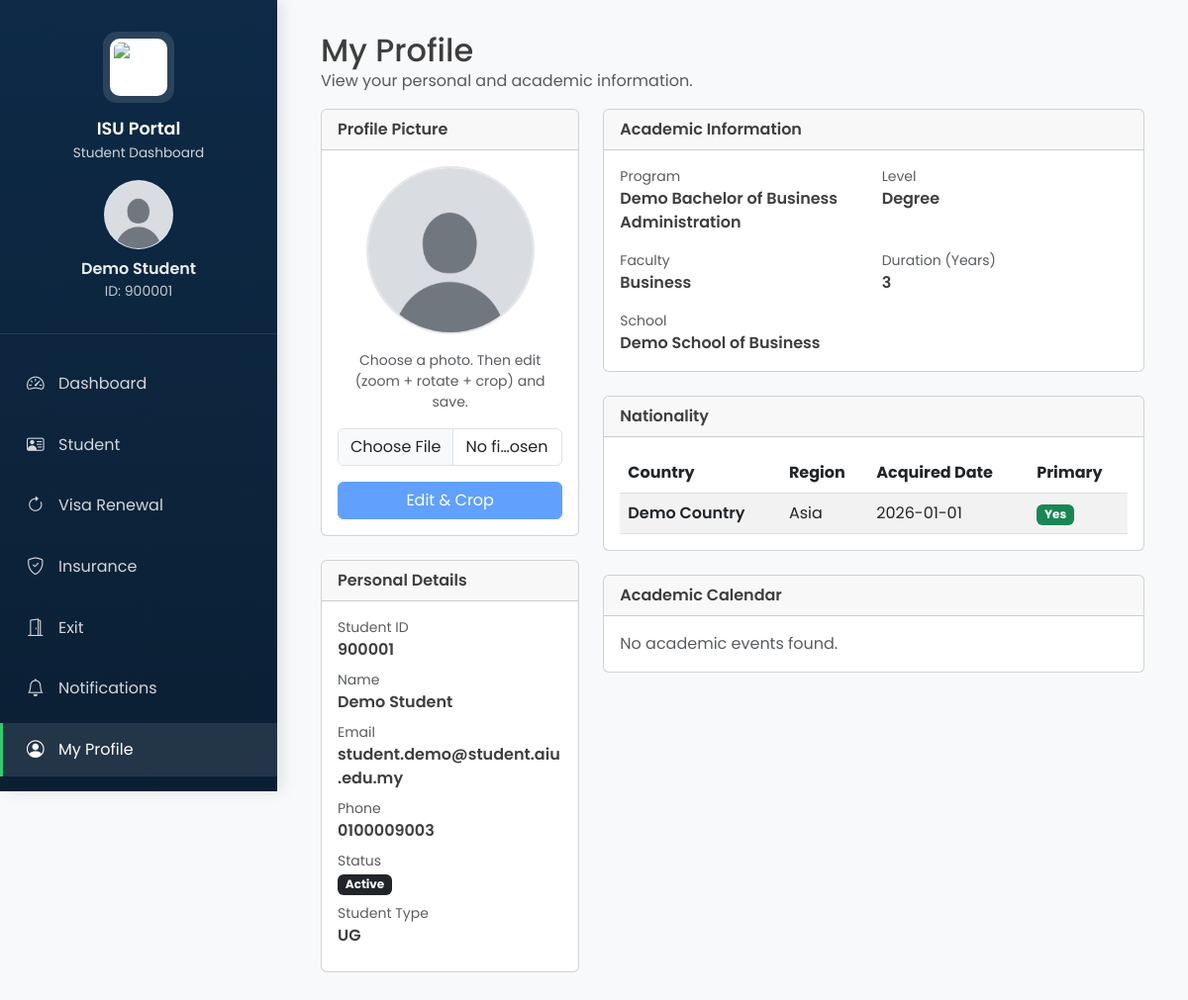
The app's page /student/profile.php (signed in) with its own data.
### tables this page shows
CREATE TABLE `student` (
  `student_id` int(11) NOT NULL,
  `program_id` int(11) NOT NULL,
  `first_name` varchar(50) NOT NULL,
  `last_name` varchar(50) NOT NULL,
  `phone` varchar(20) DEFAULT NULL,
  `email` varchar(100) NOT NULL,
  `status` varchar(30) NOT NULL,
  `student_type` char(2) NOT NULL CHECK (`student_type` in ('PC','UG','PG')),
  `password` varchar(255) DEFAULT NULL,
  `profile_photo` varchar(255) DEFAULT NULL,
  `created_at` timestamp NOT NULL DEFAULT current_timestamp()
);

CREATE TABLE `program` (
  `program_id` int(11) NOT NULL,
  `school_id` int(11) NOT NULL,
  `program_name` varchar(100) NOT NULL,
  `level` varchar(30) NOT NULL CHECK (`level` in ('Foundation','Degree','Master')),
  `faculty` varchar(100) DEFAULT NULL,
  `duration_years` int(11) NOT NULL CHECK (`duration_years` > 0)
);

CREATE TABLE `school` (
  `school_id` int(11) NOT NULL,
  `school_name` varchar(100) NOT NULL
);

CREATE TABLE `nationality` (
  `student_id` int(11) NOT NULL,
  `country_id` int(11) NOT NULL,
  `acquired_date` date DEFAULT NULL,
  `is_primary` tinyint(1) NOT NULL
);

CREATE TABLE `country` (
  `country_id` int(11) NOT NULL,
  `country_name` varchar(100) NOT NULL,
  `region` varchar(100) DEFAULT NULL
);

### student/profile.php (the view, shortened to what this page needs)
<?php
require_once __DIR__ . "/header.php";
function h($v): string {
    return htmlspecialchars((string)$v, ENT_QUOTES, 'UTF-8');
}
$error   = "";
$profile = null;
try {
    $stmt = $conn->prepare("CALL sp_get_student_profile(?)");
    $stmt->bind_param("i", $student_id);
    $stmt->execute();
    $res1 = $stmt->get_result();
    if ($res1) {
        $profile = $res1->fetch_assoc();
    }
} catch (Throwable $e) {
    $error = $error ?: ("Profile load error: " . $e->getMessage());
    clearStoredResults($conn);
}
$nationalities = [];
try {
    $stmt = $conn->prepare("
        SELECT n.country_id, n.acquired_date, n.is_primary, c.country_name, c.region
        FROM nationality n
        JOIN country c ON c.country_id = n.country_id
        WHERE n.student_id = ?
        ORDER BY n.is_primary DESC, c.country_name ASC
    ");
    $stmt->bind_param("i", $student_id);
    $stmt->execute();
    $nationalities = $stmt->get_result()->fetch_all(MYSQLI_ASSOC);
} catch (Throwable $e) {
    $error = $error ?: ("Nationality load error: " . $e->getMessage());
}
$academicDates = [];
$programId = isset($profile['program_id']) ? (int)$profile['program_id'] : 0;
try {
    if ($programId > 0) {
        $stmt = $conn->prepare("
            SELECT id, event_name, date, program_id, academic_year, description
            FROM academic_dates
            WHERE program_id = ? OR program_id IS NULL
            ORDER BY date ASC, id ASC
            LIMIT 200
        ");
        $stmt->bind_param("i", $programId);
    }
    $stmt->execute();
    $academicDates = $stmt->get_result()->fetch_all(MYSQLI_ASSOC);
} catch (Throwable $e) {
    $error = $error ?: ("Academic dates load error: " . $e->getMessage());
}
$profilePhoto = null;
try {
    $stmt = $conn->prepare("SELECT profile_photo FROM student WHERE student_id = ?");
    $stmt->bind_param("i", $student_id);
    $stmt->execute();
    $profilePhoto = $stmt->get_result()->fetch_assoc()['profile_photo'] ?? null;
} catch (Throwable $e) {}
if ($profilePhoto) {
    if (preg_match('/^https?:\/\//i', $profilePhoto)) {
        $photoUrl = $profilePhoto;
    } else {
        $photoUrl = $profilePhoto;
    }
} else {
    $photoUrl = "uploads/default_image.png";
}
?>
<link rel="stylesheet" href="https://cdnjs.cloudflare.com/ajax/libs/cropperjs/1.5.13/cropper.min.css">
<div class="container-fluid">
    <div class="d-flex align-items-center justify-content-between mb-3">
        <div>
            <h2 class="mb-0">My Profile</h2>
            <div class="text-muted">View your personal and academic information.</div>
        </div>
    </div>
    <div class="row g-4">
        <div class="col-lg-4">
            <div class="card">
                <div class="card-header fw-semibold">Profile Picture</div>
                <div class="card-body text-center">
                    <img id="currentProfilePhoto"
                         src="<?php echo h($photoUrl); ?>?v=<?php echo time(); ?>"
                         alt="Profile Photo"
                         class="profile-photo-preview mb-3">
                    <div class="text-muted small mb-3">
                        Choose a photo. Then edit (zoom + rotate + crop) and save.
                    </div>
                    <input type="file"
                           id="pickPhoto"
                           class="form-control"
                           accept="image/png,image/jpeg,image/webp">
                    <form method="post" id="saveCroppedForm" class="mt-3">
                        <button type="button" id="openEditorBtn" class="btn btn-primary w-100" disabled>
                            Edit & Crop
                        </button>
                    </form>
                </div>
            </div>
            <div class="card mt-4">
                <div class="card-header fw-semibold">Personal Details</div>
                <div class="card-body">
                    <div class="mb-2">
                        <div class="small text-muted">Student ID</div>
                        <div class="fw-semibold"><?php echo (int)$student_id; ?></div>
                    </div>
                    <div class="mb-2">
                        <div class="small text-muted">Name</div>
                        <div class="fw-semibold">
                            <?php
                            echo h(
                                ($profile['first_name'] ?? $student['first_name'] ?? '') . " " .
                                ($profile['last_name'] ?? $student['last_name'] ?? '')
                            );
                            ?>
                        </div>
                    </div>
                    <div class="mb-2">
                        <div class="small text-muted">Email</div>
                        <div class="fw-semibold"><?php echo h($profile['email'] ?? $student['email'] ?? ''); ?></div>
                    </div>
                    <div class="mb-2">
                        <div class="small text-muted">Phone</div>
                        <div class="fw-semibold"><?php echo h($profile['phone'] ?? '-'); ?></div>
                    </div>
                    <div class="mb-2">
                        <div class="small text-muted">Status</div>
                        <span class="badge bg-dark"><?php echo h($profile['status'] ?? '-'); ?></span>
                    </div>
                    <div class="mb-2">
                        <div class="small text-muted">Student Type</div>
                        <div class="fw-semibold"><?php echo h($profile['student_type'] ?? '-'); ?></div>
                    </div>
                </div>
            </div>
        </div>
        <div class="col-lg-8">
            <div class="card">
                <div class="card-header fw-semibold">Academic Information</div>
                <div class="card-body">
                    <div class="row g-3">
                        <div class="col-md-6">
                            <div class="small text-muted">Program</div>
                            <div class="fw-semibold"><?php echo h($profile['program_name'] ?? '-'); ?></div>
                        </div>
                        <div class="col-md-6">
                            <div class="small text-muted">Level</div>
                            <div class="fw-semibold"><?php echo h($profile['level'] ?? '-'); ?></div>
                        </div>
                        <div class="col-md-6">
                            <div class="small text-muted">Faculty</div>
                            <div class="fw-semibold"><?php echo h($profile['faculty'] ?? '-'); ?></div>
                        </div>
                        <div class="col-md-6">
                            <div class="small text-muted">Duration (Years)</div>
                            <div class="fw-semibold"><?php echo h($profile['duration_years'] ?? '-'); ?></div>
                        </div>
                        <div class="col-md-12">
                            <div class="small text-muted">School</div>
                            <div class="fw-semibold"><?php echo h($profile['school_name'] ?? '-'); ?></div>
                        </div>
                    </div>
                </div>
            </div>
            <div class="card mt-4">
                <div class="card-header fw-semibold">Nationality</div>
                <div class="card-body">
                    <?php if (!$nationalities): ?>
                        <div class="text-muted">No nationality records found.</div>
                    <?php else: ?>
                        <div class="table-responsive">
                            <table class="table table-striped align-middle mb-0">
                                <thead>
                                <tr>
                                    <th>Country</th>
                                    <th>Region</th>
                                    <th>Acquired Date</th>
                                    <th>Primary</th>
                                </tr>
                                </thead>
                                <tbody>
                                <?php foreach ($nationalities as $n): ?>
                                    <tr>
                                        <td class="fw-semibold"><?php echo h($n['country_name']); ?></td>
                                        <td><?php echo h($n['region'] ?? '-'); ?></td>
                                        <td><?php echo h($n['acquired_date'] ?? '-'); ?></td>
                                        <td>
                                            <?php if ((int)$n['is_primary'] === 1): ?>
                                                <span class="badge bg-success">Yes</span>
                                            <?php else: ?>
                                                <span class="badge bg-secondary">No</span>
                                            <?php endif; ?>
                                        </td>
                                    </tr>
                                <?php endforeach; ?>
                                </tbody>
                            </table>
                        </div>
                    <?php endif; ?>
                </div>
            </div>
            <div class="card mt-4">
                <div class="card-header fw-semibold">Academic Calendar</div>
                <div class="card-body">
                    <?php if (!$academicDates): ?>
                        <div class="text-muted">No academic events found.</div>
                    <?php endif; ?>
                </div>
            </div>
        </div>
    </div>
</div>
<?php require_once __DIR__ . "/footer.php"; ?>

### student/header.php (shortened to what this page needs)
<?php
require_once __DIR__ . '/../includes/functions.php';
$student_id = (int)$_SESSION['user_id'];
$student_query = "SELECT first_name, last_name, email, profile_photo FROM student WHERE student_id = ?";
$stmt = $conn->prepare($student_query);
$stmt->bind_param("i", $student_id);
$stmt->execute();
$student = $stmt->get_result()->fetch_assoc();
$initials = strtoupper(substr($student['first_name'], 0, 1) . substr($student['last_name'], 0, 1));
$aiu_logo_url = "https://aiu.edu.my/wp-content/uploads/2022/11/AIULogo-512x521-01.jpg";
$profilePhoto = $student['profile_photo'] ?? '';
if ($profilePhoto && preg_match('/^https?:\/\//i', $profilePhoto)) {
    $profilePhotoUrl = $profilePhoto;
} elseif ($profilePhoto) {
    $profilePhotoUrl = ltrim($profilePhoto, '/');
} else {
    $profilePhotoUrl = "uploads/default_image.png";
}
$profilePhotoUrlWithVersion = $profilePhotoUrl ? ($profilePhotoUrl . '?v=' . time()) : '';
?>
<!DOCTYPE html>
<html lang="en" data-bs-theme="light">
<head>
    <link href="../bootstrap.min.css" rel="stylesheet">
    <link rel="stylesheet" href="https://cdn.jsdelivr.net/npm/bootstrap-icons@1.10.0/font/bootstrap-icons.css">
</head>
<body>
<aside class="student-sidebar" id="sidebar">
    <div class="sidebar-header">
        <div class="logo">
            <img src="<?php echo htmlspecialchars($aiu_logo_url); ?>" alt="AIU Logo">
        </div>
        <h3>ISU Portal</h3>
        <p>Student Dashboard</p>
        <div class="mt-3 d-flex flex-column align-items-center">
            <div class="user-avatar" style="width: 70px; height: 70px; font-size: 1.3rem;">
                <?php if ($profilePhotoUrlWithVersion): ?>
                    <img src="<?php echo htmlspecialchars($profilePhotoUrlWithVersion); ?>" alt="Profile">
                <?php else: ?>
                    <?php echo $initials; ?>
                <?php endif; ?>
            </div>
            <div class="mt-2 fw-semibold" style="color: rgba(255,255,255,0.92);">
                <?php echo htmlspecialchars($student['first_name'] . ' ' . $student['last_name']); ?>
            </div>
            <small class="opacity-75">ID: <?php echo $student_id; ?></small>
        </div>
    </div>
    <div class="sidebar-menu">
        <ul class="nav flex-column">
            <li class="nav-item">
                <a href="dashboard.php" class="nav-link <?php echo basename($_SERVER['PHP_SELF']) == 'dashboard.php' ? 'active' : ''; ?>">
                    <i class="bi bi-speedometer2"></i>
                    <span>Dashboard</span>
                </a>
            </li>
            <li class="nav-item">
                <a href="student.php" class="nav-link <?php echo basename($_SERVER['PHP_SELF']) == 'student.php' ? 'active' : ''; ?>">
                    <i class="bi bi-person-vcard"></i>
                    <span>Student</span>
                </a>
            </li>
            <li class="nav-item">
                <a href="visa_renewal.php" class="nav-link <?php echo basename($_SERVER['PHP_SELF']) == 'visa_renewal.php' ? 'active' : ''; ?>">
                    <i class="bi bi-arrow-clockwise"></i>
                    <span>Visa Renewal</span>
                </a>
            </li>
            <li class="nav-item">
                <a href="insurance.php" class="nav-link <?php echo basename($_SERVER['PHP_SELF']) == 'insurance.php' ? 'active' : ''; ?>">
                    <i class="bi bi-shield-check"></i>
                    <span>Insurance</span>
                </a>
            </li>
            <li class="nav-item">
                <a href="exit.php" class="nav-link <?php echo basename($_SERVER['PHP_SELF']) == 'exit.php' ? 'active' : ''; ?>">
                    <i class="bi bi-door-open"></i>
                    <span>Exit</span>
                </a>
            </li>
            <li class="nav-item">
                <a href="notifications.php" class="nav-link <?php echo basename($_SERVER['PHP_SELF']) == 'notifications.php' ? 'active' : ''; ?>">
                    <i class="bi bi-bell"></i>
                    <span>Notifications</span>
                </a>
            </li>
            <li class="nav-item">
                <a href="profile.php" class="nav-link <?php echo basename($_SERVER['PHP_SELF']) == 'profile.php' ? 'active' : ''; ?>">
                    <i class="bi bi-person-circle"></i>
                    <span>My Profile</span>
                </a>
            </li>
            <li class="nav-item">
                <a href="documents.php" class="nav-link <?php echo basename($_SERVER['PHP_SELF']) == 'documents.php' ? 'active' : ''; ?>">
                </a>
            </li>
        </ul>
    </div>
</aside>
<main class="student-content" id="mainContent">

### records on screen
student: first_name+last_name "Demo Student", email "student.demo@student.aiu.edu.my", phone "0100009003", status "Active", student_type "UG", program.program_name "Demo Bachelor of Business Administration", program.level "Degree", program.faculty "Business", program.duration_years "3", school.school_name "Demo School of Business"
nationality: country.country_name "Demo Country", country.region "Asia", acquired_date "2026-01-01", is_primary "Yes"

### other values on screen
$student_id "900001"
